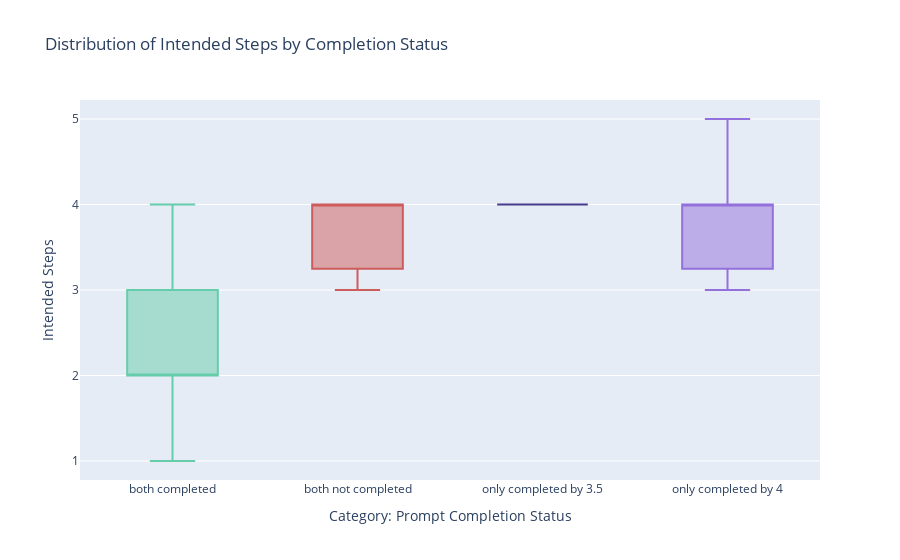

Notebook code for this chart:
### Code cell
# Reshape the DataFrame from wide to long format
df_long = df_steps.melt(var_name='Category', value_name='Intended Steps')
df_long.head(2)
# Create a box plot with plotly
fig_box = px.box(df_long, x='Category', y='Intended Steps',
                 title='Distribution of Intended Steps by Completion Status',
                 labels={'Intended Steps': 'Number of Intended Steps'},
                 color='Category',
                 color_discrete_map=color_discrete_map)
# Update the axis titles
fig_box.update_layout(
    xaxis_title='Category: Prompt Completion Status',
    yaxis_title='Intended Steps'
)
# add labels to categories:
fig_box.update_xaxes(tickvals=[0, 1, 2, 3], ticktext=['both completed', 'both not completed', 'only completed by 3.5', 'only completed by 4'])
# y-axis only integers
fig_box.update_yaxes(tickmode='linear')
# remove legend
fig_box.update_layout(showlegend=False)
fig_box.show()

### Figure 1 — Plotly figure (JSON) as saved in the notebook; plotly's stock layout.template omitted (floating-point values rounded to 4 significant figures)
{"data": [{"alignmentgroup": "True", "hovertemplate": "Category=%{x}<br>Number of Intended Steps=%{y}<extra></extra>", "legendgroup": "both_true", "marker": {"color": "mediumaquamarine"}, "name": "both_true", "notched": false, "offsetgroup": "both_true", "orientation": "v", "showlegend": true, "type": "box", "x": ["both_true", "both_true", "both_true", "both_true", "both_true", "both_true", "both_true", "both_true", "both_true", "both_true", "both_true", "both_true", "both_true", "both_true", "both_true", "both_true", "both_true", "both_true", "both_true", "both_true", "both_true", "both_true", "both_true"], "x0": " ", "xaxis": "x", "y": [2, 3, 2, 3, 1, 4, 2, 3, 2, 1, 2, 2, 3, 2, 1, 3, 3, 2, 2, 3, 2, 1, 4], "y0": " ", "yaxis": "y"}, {"alignmentgroup": "True", "hovertemplate": "Category=%{x}<br>Number of Intended Steps=%{y}<extra></extra>", "legendgroup": "both_false", "marker": {"color": "indianred"}, "name": "both_false", "notched": false, "offsetgroup": "both_false", "orientation": "v", "showlegend": true, "type": "box", "x": ["both_false", "both_false", "both_false", "both_false", "both_false", "both_false", "both_false", "both_false", "both_false", "both_false", "both_false", "both_false", "both_false", "both_false", "both_false", "both_false", "both_false", "both_false", "both_false", "both_false", "both_false", "both_false", "both_false"], "x0": " ", "xaxis": "x", "y": [4, 3, 4, null, null, null, null, null, null, null, null, null, null, null, null, null, null, null, null, null, null, null, null], "y0": " ", "yaxis": "y"}, {"alignmentgroup": "True", "hovertemplate": "Category=%{x}<br>Number of Intended Steps=%{y}<extra></extra>", "legendgroup": "only_3_5", "marker": {"color": "darkslateblue"}, "name": "only_3_5", "notched": false, "offsetgroup": "only_3_5", "orientation": "v", "showlegend": true, "type": "box", "x": ["only_3_5", "only_3_5", "only_3_5", "only_3_5", "only_3_5", "only_3_5", "only_3_5", "only_3_5", "only_3_5", "only_3_5", "only_3_5", "only_3_5", "only_3_5", "only_3_5", "only_3_5", "only_3_5", "only_3_5", "only_3_5", "only_3_5", "only_3_5", "only_3_5", "only_3_5", "only_3_5"], "x0": " ", "xaxis": "x", "y": [4, 4, null, null, null, null, null, null, null, null, null, null, null, null, null, null, null, null, null, null, null, null, null], "y0": " ", "yaxis": "y"}, {"alignmentgroup": "True", "hovertemplate": "Category=%{x}<br>Number of Intended Steps=%{y}<extra></extra>", "legendgroup": "only_4", "marker": {"color": "mediumpurple"}, "name": "only_4", "notched": false, "offsetgroup": "only_4", "orientation": "v", "showlegend": true, "type": "box", "x": ["only_4", "only_4", "only_4", "only_4", "only_4", "only_4", "only_4", "only_4", "only_4", "only_4", "only_4", "only_4", "only_4", "only_4", "only_4", "only_4", "only_4", "only_4", "only_4", "only_4", "only_4", "only_4", "only_4"], "x0": " ", "xaxis": "x", "y": [3, 4, 4, 4, 4, 3, 5, null, null, null, null, null, null, null, null, null, null, null, null, null, null, null, null], "y0": " ", "yaxis": "y"}], "layout": {"boxmode": "overlay", "legend": {"title": {"text": "Category"}, "tracegroupgap": 0}, "showlegend": false, "title": {"text": "Distribution of Intended Steps by Completion Status"}, "xaxis": {"anchor": "y", "categoryarray": ["both_true", "both_false", "only_3_5", "only_4"], "categoryorder": "array", "domain": [0, 1], "ticktext": ["both completed", "both not completed", "only completed by 3.5", "only completed by 4"], "tickvals": [0, 1, 2, 3], "title": {"text": "Category: Prompt Completion Status"}}, "yaxis": {"anchor": "x", "domain": [0, 1], "tickmode": "linear", "title": {"text": "Intended Steps"}}}}
